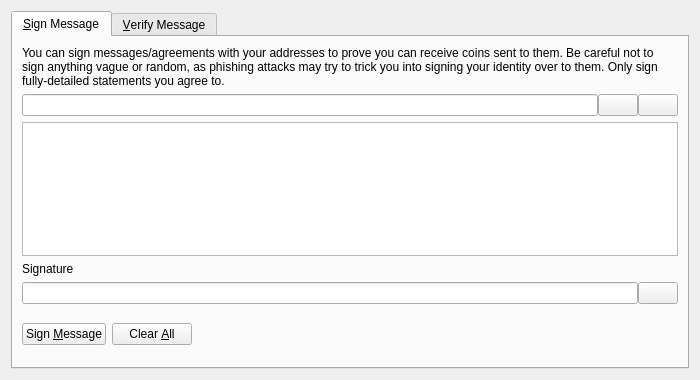
<?xml version="1.0" encoding="UTF-8"?>
<ui version="4.0">
 <class>SignVerifyMessageDialog</class>
 <widget class="QDialog" name="SignVerifyMessageDialog">
  <property name="geometry">
   <rect>
    <x>0</x>
    <y>0</y>
    <width>700</width>
    <height>380</height>
   </rect>
  </property>
  <property name="windowTitle">
   <string>Signatures - Sign / Verify a Message</string>
  </property>
  <property name="modal">
   <bool>true</bool>
  </property>
  <layout class="QVBoxLayout" name="verticalLayout">
   <item>
    <widget class="QTabWidget" name="tabWidget">
     <property name="currentIndex">
      <number>0</number>
     </property>
     <widget class="QWidget" name="tabSignMessage">
      <attribute name="title">
       <string>&amp;Sign Message</string>
      </attribute>
      <layout class="QVBoxLayout" name="verticalLayout_SM">
       <item>
        <widget class="QLabel" name="infoLabel_SM">
         <property name="text">
          <string>You can sign messages/agreements with your addresses to prove you can receive coins sent to them. Be careful not to sign anything vague or random, as phishing attacks may try to trick you into signing your identity over to them. Only sign fully-detailed statements you agree to.</string>
         </property>
         <property name="textFormat">
          <enum>Qt::PlainText</enum>
         </property>
         <property name="wordWrap">
          <bool>true</bool>
         </property>
        </widget>
       </item>
       <item>
        <layout class="QHBoxLayout" name="horizontalLayout_1_SM">
         <property name="spacing">
          <number>0</number>
         </property>
         <item>
          <widget class="QValidatedLineEdit" name="addressIn_SM">
           <property name="toolTip">
            <string>The RTB address to sign the message with</string>
           </property>
          </widget>
         </item>
         <item>
          <widget class="QPushButton" name="addressBookButton_SM">
           <property name="toolTip">
            <string>Choose previously used address</string>
           </property>
           <property name="text">
            <string/>
           </property>
           <property name="icon">
            <iconset resource="../rtb.qrc">
             <normaloff>:/icons/address-book</normaloff>:/icons/address-book</iconset>
           </property>
           <property name="shortcut">
            <string>Alt+A</string>
           </property>
           <property name="autoDefault">
            <bool>false</bool>
           </property>
          </widget>
         </item>
         <item>
          <widget class="QPushButton" name="pasteButton_SM">
           <property name="toolTip">
            <string>Paste address from clipboard</string>
           </property>
           <property name="text">
            <string/>
           </property>
           <property name="icon">
            <iconset resource="../rtb.qrc">
             <normaloff>:/icons/editpaste</normaloff>:/icons/editpaste</iconset>
           </property>
           <property name="shortcut">
            <string>Alt+P</string>
           </property>
           <property name="autoDefault">
            <bool>false</bool>
           </property>
          </widget>
         </item>
        </layout>
       </item>
       <item>
        <widget class="QPlainTextEdit" name="messageIn_SM">
         <property name="toolTip">
          <string>Enter the message you want to sign here</string>
         </property>
        </widget>
       </item>
       <item>
        <widget class="QLabel" name="signatureLabel_SM">
         <property name="text">
          <string>Signature</string>
         </property>
         <property name="textFormat">
          <enum>Qt::PlainText</enum>
         </property>
        </widget>
       </item>
       <item>
        <layout class="QHBoxLayout" name="horizontalLayout_2_SM">
         <property name="spacing">
          <number>0</number>
         </property>
         <item>
          <widget class="QLineEdit" name="signatureOut_SM">
           <property name="font">
            <font>
             <italic>true</italic>
            </font>
           </property>
           <property name="readOnly">
            <bool>true</bool>
           </property>
          </widget>
         </item>
         <item>
          <widget class="QPushButton" name="copySignatureButton_SM">
           <property name="toolTip">
            <string>Copy the current signature to the system clipboard</string>
           </property>
           <property name="text">
            <string/>
           </property>
           <property name="icon">
            <iconset resource="../rtb.qrc">
             <normaloff>:/icons/editcopy</normaloff>:/icons/editcopy</iconset>
           </property>
           <property name="autoDefault">
            <bool>false</bool>
           </property>
          </widget>
         </item>
        </layout>
       </item>
       <item>
        <layout class="QHBoxLayout" name="horizontalLayout_3_SM">
         <item>
          <widget class="QPushButton" name="signMessageButton_SM">
           <property name="toolTip">
            <string>Sign the message to prove you own this RTB address</string>
           </property>
           <property name="text">
            <string>Sign &amp;Message</string>
           </property>
           <property name="icon">
            <iconset resource="../rtb.qrc">
             <normaloff>:/icons/edit</normaloff>:/icons/edit</iconset>
           </property>
           <property name="autoDefault">
            <bool>false</bool>
           </property>
          </widget>
         </item>
         <item>
          <widget class="QPushButton" name="clearButton_SM">
           <property name="toolTip">
            <string>Reset all sign message fields</string>
           </property>
           <property name="text">
            <string>Clear &amp;All</string>
           </property>
           <property name="icon">
            <iconset resource="../rtb.qrc">
             <normaloff>:/icons/remove</normaloff>:/icons/remove</iconset>
           </property>
           <property name="autoDefault">
            <bool>false</bool>
           </property>
          </widget>
         </item>
         <item>
          <spacer name="horizontalSpacer_1_SM">
           <property name="orientation">
            <enum>Qt::Horizontal</enum>
           </property>
           <property name="sizeHint" stdset="0">
            <size>
             <width>40</width>
             <height>48</height>
            </size>
           </property>
          </spacer>
         </item>
         <item>
          <widget class="QLabel" name="statusLabel_SM">
           <property name="font">
            <font>
             <weight>75</weight>
             <bold>true</bold>
            </font>
           </property>
           <property name="text">
            <string/>
           </property>
           <property name="wordWrap">
            <bool>true</bool>
           </property>
          </widget>
         </item>
         <item>
          <spacer name="horizontalSpacer_2_SM">
           <property name="orientation">
            <enum>Qt::Horizontal</enum>
           </property>
           <property name="sizeHint" stdset="0">
            <size>
             <width>40</width>
             <height>48</height>
            </size>
           </property>
          </spacer>
         </item>
        </layout>
       </item>
      </layout>
     </widget>
     <widget class="QWidget" name="tabVerifyMessage">
      <attribute name="title">
       <string>&amp;Verify Message</string>
      </attribute>
      <layout class="QVBoxLayout" name="verticalLayout_VM">
       <item>
        <widget class="QLabel" name="infoLabel_VM">
         <property name="text">
          <string>Enter the receiver's address, message (ensure you copy line breaks, spaces, tabs, etc. exactly) and signature below to verify the message. Be careful not to read more into the signature than what is in the signed message itself, to avoid being tricked by a man-in-the-middle attack. Note that this only proves the signing party receives with the address, it cannot prove sendership of any transaction!</string>
         </property>
         <property name="textFormat">
          <enum>Qt::PlainText</enum>
         </property>
         <property name="alignment">
          <set>Qt::AlignLeading|Qt::AlignLeft|Qt::AlignTop</set>
         </property>
         <property name="wordWrap">
          <bool>true</bool>
         </property>
        </widget>
       </item>
       <item>
        <layout class="QHBoxLayout" name="horizontalLayout_1_VM">
         <property name="spacing">
          <number>0</number>
         </property>
         <item>
          <widget class="QValidatedLineEdit" name="addressIn_VM">
           <property name="toolTip">
            <string>The RTB address the message was signed with</string>
           </property>
          </widget>
         </item>
         <item>
          <widget class="QPushButton" name="addressBookButton_VM">
           <property name="toolTip">
            <string>Choose previously used address</string>
           </property>
           <property name="text">
            <string/>
           </property>
           <property name="icon">
            <iconset resource="../rtb.qrc">
             <normaloff>:/icons/address-book</normaloff>:/icons/address-book</iconset>
           </property>
           <property name="shortcut">
            <string>Alt+A</string>
           </property>
           <property name="autoDefault">
            <bool>false</bool>
           </property>
          </widget>
         </item>
        </layout>
       </item>
       <item>
        <widget class="QPlainTextEdit" name="messageIn_VM"/>
       </item>
       <item>
        <widget class="QValidatedLineEdit" name="signatureIn_VM"/>
       </item>
       <item>
        <layout class="QHBoxLayout" name="horizontalLayout_2_VM">
         <item>
          <widget class="QPushButton" name="verifyMessageButton_VM">
           <property name="toolTip">
            <string>Verify the message to ensure it was signed with the specified RTB address</string>
           </property>
           <property name="text">
            <string>Verify &amp;Message</string>
           </property>
           <property name="icon">
            <iconset resource="../rtb.qrc">
             <normaloff>:/icons/transaction_0</normaloff>:/icons/transaction_0</iconset>
           </property>
           <property name="autoDefault">
            <bool>false</bool>
           </property>
          </widget>
         </item>
         <item>
          <widget class="QPushButton" name="clearButton_VM">
           <property name="toolTip">
            <string>Reset all verify message fields</string>
           </property>
           <property name="text">
            <string>Clear &amp;All</string>
           </property>
           <property name="icon">
            <iconset resource="../rtb.qrc">
             <normaloff>:/icons/remove</normaloff>:/icons/remove</iconset>
           </property>
           <property name="autoDefault">
            <bool>false</bool>
           </property>
          </widget>
         </item>
         <item>
          <spacer name="horizontalSpacer_1_VM">
           <property name="orientation">
            <enum>Qt::Horizontal</enum>
           </property>
           <property name="sizeHint" stdset="0">
            <size>
             <width>40</width>
             <height>48</height>
            </size>
           </property>
          </spacer>
         </item>
         <item>
          <widget class="QLabel" name="statusLabel_VM">
           <property name="font">
            <font>
             <weight>75</weight>
             <bold>true</bold>
            </font>
           </property>
           <property name="text">
            <string/>
           </property>
           <property name="wordWrap">
            <bool>true</bool>
           </property>
          </widget>
         </item>
         <item>
          <spacer name="horizontalSpacer_2_VM">
           <property name="orientation">
            <enum>Qt::Horizontal</enum>
           </property>
           <property name="sizeHint" stdset="0">
            <size>
             <width>40</width>
             <height>48</height>
            </size>
           </property>
          </spacer>
         </item>
        </layout>
       </item>
      </layout>
     </widget>
    </widget>
   </item>
  </layout>
 </widget>
 <customwidgets>
  <customwidget>
   <class>QValidatedLineEdit</class>
   <extends>QLineEdit</extends>
   <header>qvalidatedlineedit.h</header>
  </customwidget>
 </customwidgets>
 <resources>
  <include location="../rtb.qrc"/>
 </resources>
 <connections/>
</ui>
